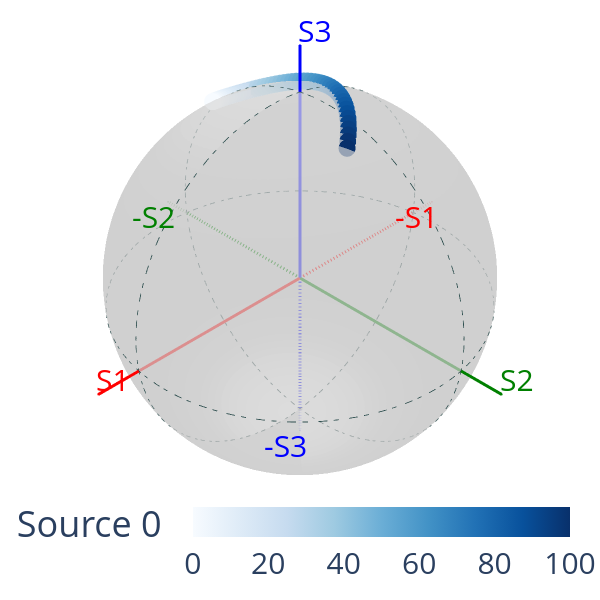

Here is the notebook cell this chart was saved with:
### Markdown cell above
Here is an example of a paddle set with three paddles where we rotate the middle one and look at the output polarization:

### Code cell
w0 = 1550e-9
T0 = 20
r0 = 4.1e-6
r1 = 125e-6/2
epsilon = 1.003
m0 = 0.0347
m1 = 0.000
Tref = 20

nPaddles = 3
rps = np.array([0.056/2, 0.056/2, 0.056/2])
tfs = np.array([0, 0, 0])
Ns = np.array([2, 4, 2])
gapLs = np.array([0.02, 0.02, 0.02])

paddleAngles = np.linspace(1e-6,100,51)*pi/180

J0arr = np.zeros((len(paddleAngles), 2, 2), dtype=np.complex128)
f = FiberPaddleSet(w0, T0, r0, r1, epsilon, m0, m1, Tref, nPaddles, rps, np.array([10, paddleAngles[0], 30]), tfs, Ns, gapLs)

for i in range(len(paddleAngles)):
    f.angles[1] = paddleAngles[i]
    J0arr[i,:,:] = f.J0

Ei = Jones_vector("Source 0"); Ei.linear_light(azimuth = 45*degrees, amplitude=1)
J0 = Jones_matrix("J0"); J0.from_matrix(J0arr)
#J1 = Jones_matrix("J1"); J1.from_matrix(J1arr)
E0 = J0 * Ei; #E1 = J1 * Ei
S0 = Stokes("Source 0"); S0.from_Jones(E0)
#S1 = Stokes("Source 1"); S1.from_Jones(E1)

fig0 = pty.subplots.make_subplots(rows=1, cols=1, specs=[[{'type':'surface'}]])
S0.draw_poincare(fig=fig0, draw_axes=True, colormap='blues', param=paddleAngles*180/pi)
#S1.draw_poincare(fig=fig0, draw_axes=True, colormap='reds', param=T0arr, show_fig=False)
fig0.show()

### Figure 1 — Plotly figure (JSON) as saved in the notebook; plotly's stock layout.template omitted (floating-point values rounded to 4 significant figures; data arrays with more than 128 entries replaced by an {"elided": "..."} marker saying what was removed)
{"data": [{"hoverinfo": "skip", "line": {"color": "red", "width": 6}, "marker": {"size": 1}, "name": "S1", "scene": "scene", "type": "scatter3d", "x": [0, 1.2], "y": [0, 0], "z": [0, 0]}, {"hoverinfo": "skip", "line": {"color": "red", "dash": "dash", "width": 6}, "marker": {"size": 1}, "name": "-S1", "scene": "scene", "type": "scatter3d", "x": [0, -1.2], "y": [0, 0], "z": [0, 0]}, {"hoverinfo": "skip", "line": {"color": "green", "width": 6}, "marker": {"size": 1}, "name": "S2", "scene": "scene", "type": "scatter3d", "x": [0, 0], "y": [0, 1.2], "z": [0, 0]}, {"hoverinfo": "skip", "line": {"color": "green", "dash": "dash", "width": 6}, "marker": {"size": 1}, "name": "-S2", "scene": "scene", "type": "scatter3d", "x": [0, 0], "y": [0, -1.2], "z": [0, 0]}, {"hoverinfo": "skip", "line": {"color": "blue", "width": 6}, "marker": {"size": 1}, "name": "S3", "scene": "scene", "type": "scatter3d", "x": [0, 0], "y": [0, 0], "z": [0, 1.2]}, {"hoverinfo": "skip", "line": {"color": "blue", "dash": "dash", "width": 6}, "marker": {"size": 1}, "name": "-S3", "scene": "scene", "type": "scatter3d", "x": [0, 0], "y": [0, 0], "z": [0, -1.2]}, {"line": {"color": "darkslategrey", "dash": "dashdot", "width": 2}, "mode": "lines", "name": "S3=0", "scene": "scene", "type": "scatter3d", "x": {"elided": "361 float values"}, "y": {"elided": "361 float values"}, "z": {"elided": "361 float values"}}, {"line": {"color": "darkslategrey", "dash": "dashdot", "width": 2}, "mode": "lines", "name": "S2=0", "scene": "scene", "type": "scatter3d", "x": {"elided": "361 float values"}, "y": {"elided": "361 float values"}, "z": {"elided": "361 float values"}}, {"line": {"color": "darkslategrey", "dash": "dashdot", "width": 2}, "mode": "lines", "name": "S1=0", "scene": "scene", "type": "scatter3d", "x": {"elided": "361 float values"}, "y": {"elided": "361 float values"}, "z": {"elided": "361 float values"}}, {"cmax": 1, "cmin": 0, "colorscale": [[0, "rgb(255,255,255)"], [0.125, "rgb(240,240,240)"], [0.25, "rgb(217,217,217)"], [0.375, "rgb(189,189,189)"], [0.5, "rgb(150,150,150)"], [0.625, "rgb(115,115,115)"], [0.75, "rgb(82,82,82)"], [0.875, "rgb(37,37,37)"], [1, "rgb(0,0,0)"]], "customdata": [], "hovertemplate": "S1: %{x:.3f}<br>S2: %{y:.3f}<br>S3: %{z:.3f}<br>Parameter: %{customdata:.3f}", "lighting": {"ambient": 0.9, "diffuse": 0, "fresnel": 0.2, "roughness": 0.5, "specular": 0.05}, "name": "Sphere", "opacity": 0.7, "scene": "scene", "showlegend": false, "showscale": false, "surfacecolor": {"elided": "100x100 float values"}, "type": "surface", "x": {"elided": "100x100 float values"}, "y": {"elided": "100x100 float values"}, "z": {"elided": "100x100 float values"}}, {"customdata": [], "hovertemplate": "S1: %{x:.3f}<br>S2: %{y:.3f}<br>S3: %{z:.3f}<br>Parameter: %{customdata:.3f}", "marker": {"color": [1e-06, 2.0, 4.0, 6.0, 8.0, 10.0, 12.0, 14.0, 16.0, 18.0, 20.0, 22.0, 24.0, 26.0, 28.0, 30.0, 32.0, 34.0, 36.0, 38.0, 40.0, 42.0, 44.0, 46.0, 48.0, 50.0, 52.0, 54.0, 56.0, 58.0, 60.0, 62.0, 64.0, 66.0, 68.0, 70.0, 72.0, 74.0, 76.0, 78.0, 80.0, 82.0, 84.0, 86.0, 88.0, 90.0, 92.0, 94.0, 96.0, 98.0, 100.0], "colorbar": {"orientation": "h", "tickfont": {"size": 30}, "ticklabelposition": "outside bottom", "title": {"text": "Source 0"}, "y": -0.1}, "colorscale": [[0, "rgb(247,251,255)"], [0.125, "rgb(222,235,247)"], [0.25, "rgb(198,219,239)"], [0.375, "rgb(158,202,225)"], [0.5, "rgb(107,174,214)"], [0.625, "rgb(66,146,198)"], [0.75, "rgb(33,113,181)"], [0.875, "rgb(8,81,156)"], [1, "rgb(8,48,107)"]], "size": 10}, "mode": "markers", "name": "Source 0", "scene": "scene", "type": "scatter3d", "x": [0.1072, 0.09041, 0.07313, 0.0555, 0.03763, 0.01959, 0.001488, -0.01659, -0.03454, -0.05228, -0.06971, -0.08674, -0.1033, -0.1192, -0.1346, -0.1491, -0.1628, -0.1757, -0.1875, -0.1983, -0.208, -0.2165, -0.2238, -0.2298, -0.2344, -0.2377, -0.2395, -0.2399, -0.2389, -0.2363, -0.2322, -0.2266, -0.2195, -0.2108, -0.2007, -0.189, -0.1758, -0.1612, -0.1452, -0.1278, -0.109, -0.08897, -0.06766, -0.04518, -0.02157, 0.003094, 0.02874, 0.05528, 0.08265, 0.1108, 0.1395], "y": [-0.4969, -0.5049, -0.5113, -0.5163, -0.5198, -0.5218, -0.5222, -0.5212, -0.5186, -0.5144, -0.5088, -0.5017, -0.4932, -0.4831, -0.4717, -0.4589, -0.4448, -0.4294, -0.4127, -0.3948, -0.3757, -0.3555, -0.3343, -0.3121, -0.289, -0.265, -0.2402, -0.2147, -0.1885, -0.1618, -0.1345, -0.1068, -0.07881, -0.05048, -0.02195, 0.006713, 0.03543, 0.06412, 0.09272, 0.1211, 0.1493, 0.1772, 0.2047, 0.2317, 0.2582, 0.2841, 0.3094, 0.334, 0.3578, 0.3808, 0.403], "z": [0.8612, 0.8585, 0.8563, 0.8546, 0.8534, 0.8528, 0.8528, 0.8533, 0.8543, 0.8559, 0.858, 0.8607, 0.8638, 0.8674, 0.8714, 0.8759, 0.8807, 0.8859, 0.8914, 0.8971, 0.9031, 0.9092, 0.9155, 0.9218, 0.9282, 0.9345, 0.9407, 0.9468, 0.9526, 0.9581, 0.9633, 0.9681, 0.9724, 0.9762, 0.9794, 0.982, 0.9838, 0.9848, 0.985, 0.9844, 0.9828, 0.9801, 0.9765, 0.9717, 0.9658, 0.9588, 0.9505, 0.941, 0.9301, 0.918, 0.9045]}], "layout": {"height": 600, "margin": {"b": 20, "l": 20, "r": 20, "t": 20}, "scene": {"annotations": [{"font": {"color": "red", "size": 30}, "showarrow": false, "text": "S1", "x": 1.2, "xshift": 15, "y": 0, "yshift": 15, "z": 0}, {"font": {"color": "red", "size": 30}, "showarrow": false, "text": "-S1", "x": -1.2, "xshift": -15, "y": 0, "yshift": -15, "z": 0}, {"font": {"color": "green", "size": 30}, "showarrow": false, "text": "S2", "x": 0, "xshift": 15, "y": 1.2, "yshift": 15, "z": 0}, {"font": {"color": "green", "size": 30}, "showarrow": false, "text": "-S2", "x": 0, "xshift": -15, "y": -1.2, "yshift": -15, "z": 0}, {"font": {"color": "blue", "size": 30}, "showarrow": false, "text": "S3", "x": 0, "xshift": 15, "y": 0, "yshift": 15, "z": 1.2}, {"font": {"color": "blue", "size": 30}, "showarrow": false, "text": "-S3", "x": 0, "xshift": -15, "y": 0, "yshift": -15, "z": -1.2}], "camera": {"center": {"x": 0, "y": 0, "z": 0}, "eye": {"x": 0.75, "y": 0.75, "z": 0.75}, "up": {"x": 0, "y": 0, "z": 1}}, "domain": {"x": [0, 1], "y": [0, 1]}, "xaxis": {"showbackground": false, "showgrid": false, "visible": false, "zeroline": false}, "yaxis": {"showbackground": false, "showgrid": false, "visible": false, "zeroline": false}, "zaxis": {"showbackground": false, "showgrid": false, "visible": false, "zeroline": false}}, "showlegend": false, "width": 600}}
